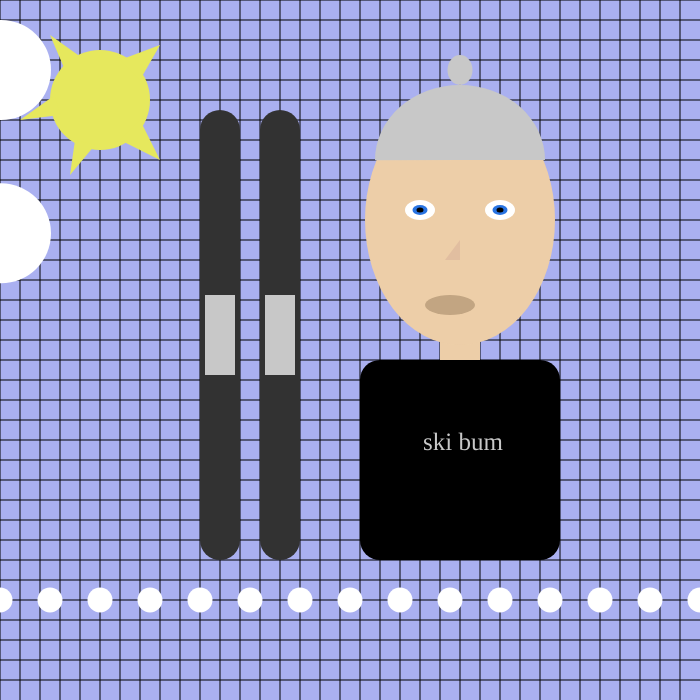
Frame 1 (no input)
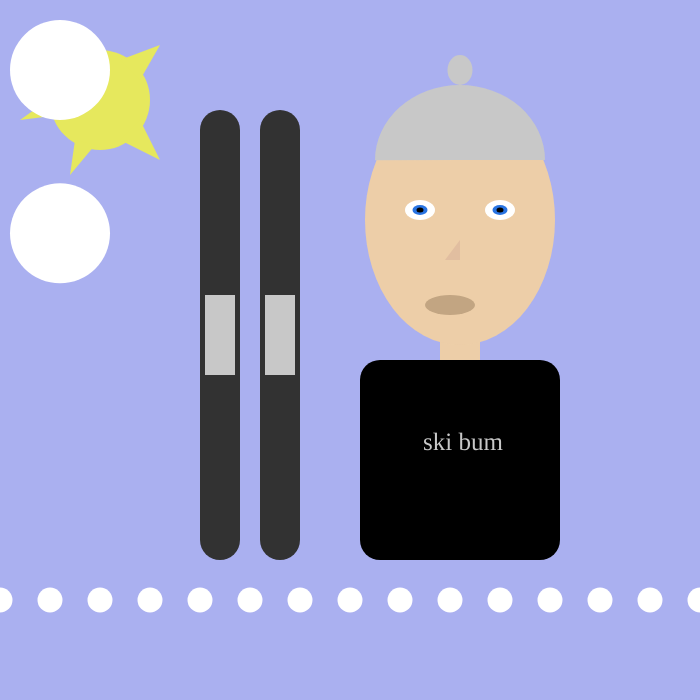
Frame 60 (no input)
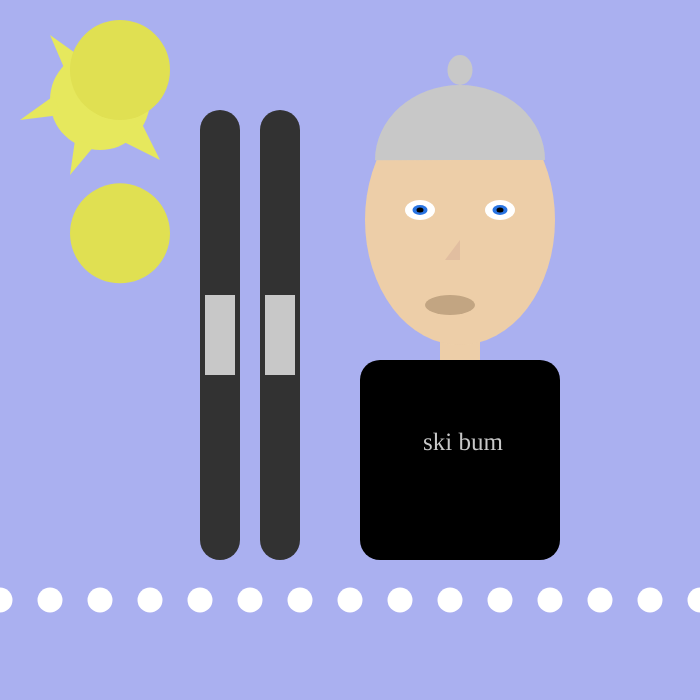
Frame 120 (the mouse pressed at the canvas centre since frame 60)

The p5.js sketch that drew these frames (run headless with seeded random() and noise() and a simulated clock; from frame 60 on, the mouse is pressed at the canvas centre):

// p5.js sketch
// ── sketch.js
var hatcolor;
hatcolor = (140, 95, 200)

function face() {
  noStroke();
  fill(237, 206, 168) //skin color
  rect(440, 330, 40, 60) //neck
  ellipse(460, 220, 190, 250) //head
  fill(255, 255, 255)
  ellipse(420, 210, 30, 20) //white eye
  ellipse(500, 210, 30, 20) //white eye
  fill(40, 115, 225)
  ellipse(420, 210, 15, 10) //blue eye
  ellipse(500, 210, 15, 10) //blue eye
  fill(0, 0, 0)
  ellipse(420, 210, 7, 5) //iris
  ellipse(500, 210, 7, 5) //iris
}

function nose() {
  fill(225, 190, 160)
  triangle(460, 260, 460, 240, 445, 260)
}

function shirt() {
  rect(360, 360, 200, 200, 20); //shirt
  textSize(25)
  fill(hatcolor)
  textFont('cursive')
  text('ski bum', 423, 450)
}

function hat() {
  fill(hatcolor)
  ellipse(460, 70, 25, 30)
  arc(460, 160, 170, 150, 3.14, 0);
}

function sun() {
  fill(230, 232, 93)
  ellipse(100, 100, 100, 100) //sun
  triangle(120, 140, 140, 120, 160, 160) //sun rays
  triangle(120, 60, 140, 80, 160, 45)
  triangle(95, 145, 75, 140, 70, 175)
  triangle(55, 95, 60, 115, 20, 120)
  triangle(65, 70, 85, 60, 50, 35);
}

function snowballs() {
  var x = 0;
  while (x <= width) {
    fill(255, 255, 255);
    ellipse(x, 600, 25, 25);
    x = x + 50;
  }
  for (varx = 0; x <= width; x += 50) {
    fill(255, 0, 200);
    ellipse(x, 300, 25, 25);
  }
}

function skis() {
  fill(50, 50, 50)
  rect(200, 110, 40, 450, 20)
  rect(260, 110, 40, 450, 20)
  fill(hatcolor)
  rect(205, 295, 30, 80)
  rect(265, 295, 30, 80)
}

function mouth() {
  fill(194, 165, 130)
  ellipse(450, 305, 50, 20)
}

function snowballtwo() {
  //fill(255,255,255);
  ellipse(frameCount % width, height / 10, 100, 100);
}

function snowballthree() {
  //fill(255,255,255);
  ellipse(frameCount % width, height / 3, 100, 100);
}


function setup() {
  createCanvas(700, 700);
}

function draw() {
  background(170, 176, 240); //backgroud color
  //this for loop draws lines every 20 pixels for the length and height of the canvas. 
  for (var i = 0; i < width; i += 20) {
    line(i, 0, i, height);
    line(width, i, 0, i);
  }

  fill(0);
  /*set fill to black. I need this fill because the noFill above would make these invisible. Try changing the 0 to an R,G,B value */
  textSize(24); //changes the font size
  //  text(mouseX, 400, 20); //displays the x coordinate
  //  text(mouseY, 20, 400); //displays the y coordinate

  
  face();
  shirt();
  hat();
  sun();
  snowballs();
  skis();
  nose();
  mouth();
  noStroke(0)

  if (mouseIsPressed == true) {
    fill(224, 224, 82)
  } else {
    fill(255, 255, 255);
  }
  snowballtwo();
  snowballthree();

}
// ── style.css
html, body {
  margin: 0;
  padding: 0;
}
canvas {
  display: block;
}

 h1 {text-align: center; }
	 p {font-size: 18px;
  text-align: center;
}
